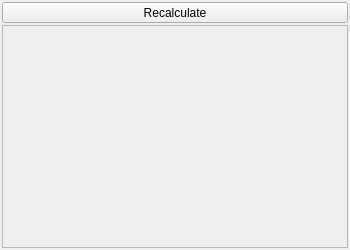
<?xml version="1.0" encoding="UTF-8"?>
<ui version="4.0">
 <class>DUQSQDockWidget</class>
 <widget class="QDockWidget" name="DUQSQDockWidget">
  <property name="geometry">
   <rect>
    <x>0</x>
    <y>0</y>
    <width>350</width>
    <height>250</height>
   </rect>
  </property>
  <property name="minimumSize">
   <size>
    <width>350</width>
    <height>250</height>
   </size>
  </property>
  <property name="windowTitle">
   <string>S(Q)</string>
  </property>
  <widget class="QWidget" name="dockWidgetContents">
   <layout class="QVBoxLayout" name="verticalLayout">
    <property name="spacing">
     <number>2</number>
    </property>
    <property name="margin">
     <number>2</number>
    </property>
    <item>
     <widget class="QPushButton" name="RecalculateButton">
      <property name="maximumSize">
       <size>
        <width>16777215</width>
        <height>21</height>
       </size>
      </property>
      <property name="text">
       <string>Recalculate</string>
      </property>
     </widget>
    </item>
    <item>
     <widget class="QFrame" name="SQGraphFrame">
      <property name="sizePolicy">
       <sizepolicy hsizetype="Expanding" vsizetype="Expanding">
        <horstretch>0</horstretch>
        <verstretch>0</verstretch>
       </sizepolicy>
      </property>
      <property name="frameShape">
       <enum>QFrame::StyledPanel</enum>
      </property>
      <property name="frameShadow">
       <enum>QFrame::Raised</enum>
      </property>
      <layout class="QVBoxLayout" name="verticalLayout_33">
       <property name="spacing">
        <number>2</number>
       </property>
       <property name="margin">
        <number>2</number>
       </property>
       <item>
        <widget class="PlotWidget" name="SQGraph" native="true">
         <property name="sizePolicy">
          <sizepolicy hsizetype="Expanding" vsizetype="Expanding">
           <horstretch>0</horstretch>
           <verstretch>0</verstretch>
          </sizepolicy>
         </property>
         <property name="mouseTracking">
          <bool>true</bool>
         </property>
         <property name="focusPolicy">
          <enum>Qt::StrongFocus</enum>
         </property>
        </widget>
       </item>
       <item>
        <widget class="QWidget" name="SQGraphToolbar" native="true"/>
       </item>
      </layout>
     </widget>
    </item>
   </layout>
  </widget>
 </widget>
 <customwidgets>
  <customwidget>
   <class>PlotWidget</class>
   <extends>QWidget</extends>
   <header>gui/plotwidget.uih</header>
   <container>1</container>
  </customwidget>
 </customwidgets>
 <resources/>
 <connections/>
</ui>
